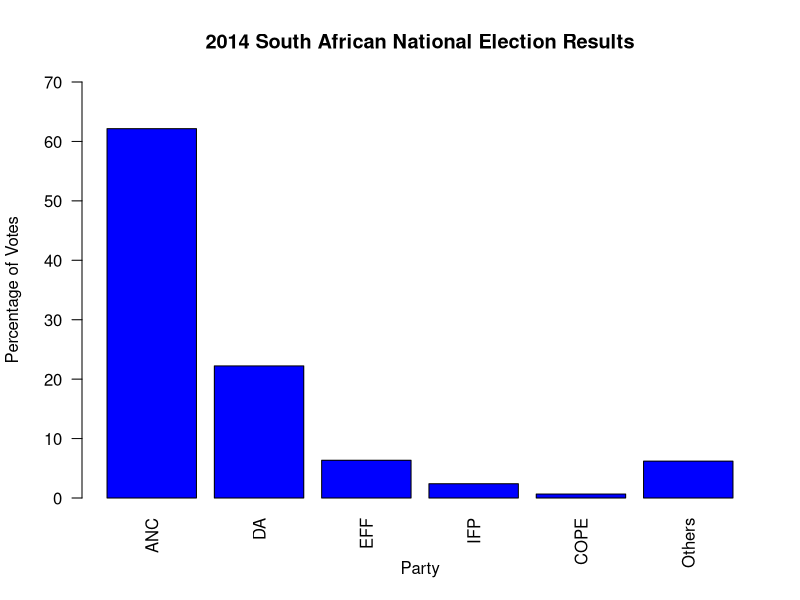
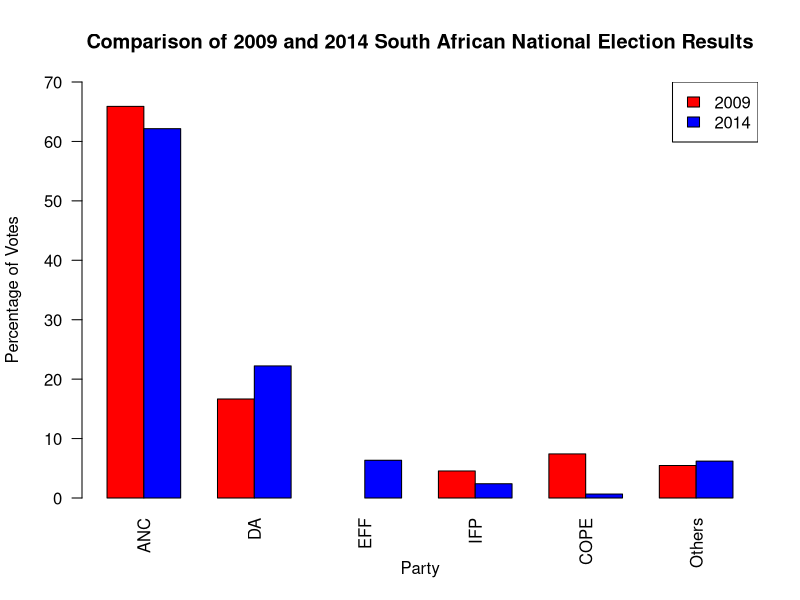

Source code (R) for these figures, in order:
# Reading the data

election_data <- read.csv("./csv/data.csv", stringsAsFactors = FALSE)

parties <- election_data$Party
results_2014 <- election_data$Results_2014
results_2009 <- election_data$Results_2009  # Make sure the column name matches exactly

# Replace any "-" with NA for results where a party did not participate in an election
results_2014 <- as.numeric(gsub("-", NA, results_2014))
results_2009 <- as.numeric(gsub("-", NA, results_2009))

# Short form of party names

short_parties <- sub(" \\(.*", "", parties)

# (a) Create the 2014 bar chart
par(mar=c(5, 4, 4, 2) + 0.1) 
bp <- barplot(results_2014, names.arg=short_parties, las=2, col="blue",
              main="2014 South African National Election Results",
              xlab="Party", ylab="Percentage of Votes", ylim=c(0, 70))

# (b) Create the comparison bar chart
results_matrix <- rbind(results_2009, results_2014)
bp2 <- barplot(results_matrix, names.arg = short_parties, beside=TRUE, col=c("red", "blue"), las=2,
               main="Comparison of 2009 and 2014 South African National Election Results",
               xlab="Party", ylab="Percentage of Votes", ylim=c(0, 70))

# Add a legend
legend("topright", legend=c("2009", "2014"), fill=c("red", "blue"))
